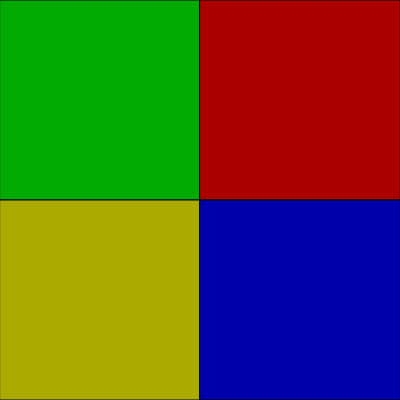
Frame 1 (no input)
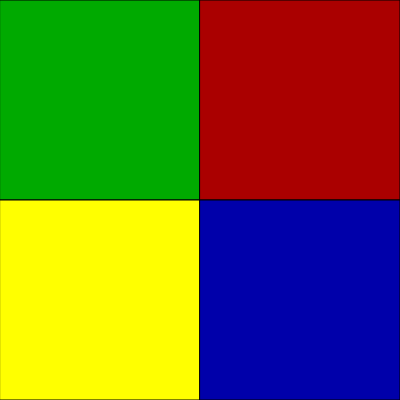
Frame 60 (no input)
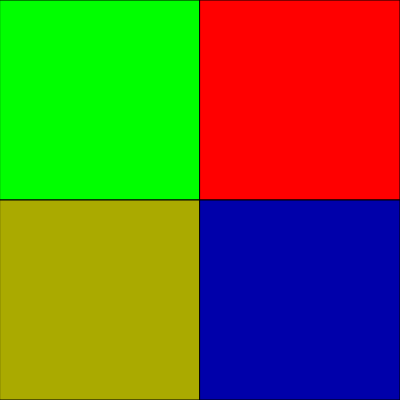
Frame 120 (the mouse pressed at the canvas centre since frame 60)

The p5.js sketch that drew these frames (run headless with seeded random() and noise() and a simulated clock; from frame 60 on, the mouse is pressed at the canvas centre):

// p5.js sketch
// ── sketch.js
var numberOfBeeps = 10;
var sequence = [];
var sequenceFrames = [];
var timeD;
var buttons = [];
var greenButton;
var redButton;
var yellowButton;
var blueButton;
var isLit = false;
var litCounter = 100;
var sequenceLength = 10;
var indicator;



function setup(){
  fillSequence();
  createCanvas(400,400);
  greenButton = new button(0, 0, 0, 255/1.5, 0);
  redButton = new button(width/2, 0, 255/1.5, 0 , 0);
  yellowButton = new button(0, height/2, 255/1.5, 255/1.5, 0);
  blueButton = new button(width/2, height/2, 0, 0, 255/1.5);
  fillButtonsArray(); //fills the button array

}


function draw(){
  background(50);

  for(var i = 0; i < sequence.length; i++){
    if(frameCount == sequenceFrames[i]){
      buttons[sequence[i]].lightUp();
    }
  }

  for(var j = 0; j < buttons.length; j++){ //shows buttons
    buttons[j].show();
  }
}


function mousePressed(){
  if(mouseX < width/2){
    if(mouseY > height/2){
      yellowButton.lightUp();
    }else{
      greenButton.lightUp();
    }
  }else{
    if(mouseY > height/2){
      blueButton.lightUp();
    }else{
      redButton.lightUp();
    }
  }
}


function fillSequence() {
  for(var i = 0; i < sequenceLength; i++){
    sequence[i] = Math.floor(random(0,4));
    sequenceFrames[i] = 50*i + 50;
    console.log(sequence);
  }
}


function fillButtonsArray(){
  buttons.push(greenButton);
  buttons.push(redButton);
  buttons.push(yellowButton);
  buttons.push(blueButton);
}

// ── button.js
var isLit = false;

function button(x, y, r, g, b){
      this.x = x;
      this.y = y;
      this.r = r;
      this.g = g;
      this.b = b;
      this.lightUpFrames = 50;
      this.lightOnStart;

      this.show = function() {
        if(isLit && (frameCount - this.lightOnStart > this.lightUpFrames)){
          this.lightDown();
        }
        fill(this.r, this.g, this.b);
        rect(this.x, this.y, width/2, height/2);
      }

      this.lightUp = function() {
        this.lightOnStart = frameCount;
        isLit = true;
        if(this.r < 255){
        this.r *= 1.5;
        }
        if(this.g < 255){
        this.g *= 1.5;
        }
        if(this.b < 255){
        this.b *= 1.5;
        }

      }

      this.lightDown = function() {
        isLit = false;
        if(this.r > 255/1.5){
          this.r /= 1.5;
        }
        if(this.g > 255/1.5){
        this.g /= 1.5;
        }
        if(this.b > 255/1.5){
        this.b /= 1.5;
        }
      }

  }
